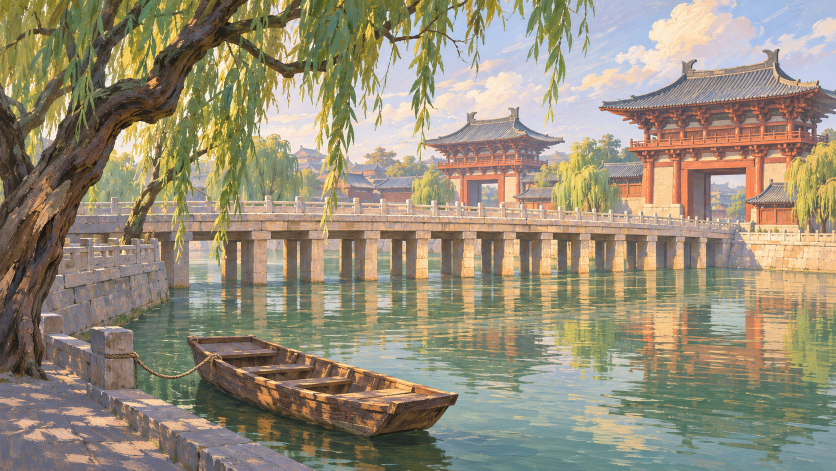
#> input picture refs/style/c2.png, 1672 x 941 px (shown at 1/2 size)
$ python colour.py ../../refs/style/c2.png
#> lines starting #> are read from the running program, lines starting #| are printed output that depends on the picture
#!/usr/bin/env python3
"""Colour balance of 州桥's water and willows against the target, region by region. Lead-owned.
Usage: python3 -I test/gates/colour.py <render.png> [<render.png> ...]
Prints the target first. It's a guide to where colour went wrong, and the eye still decides."""
import os, sys
import numpy as np
from PIL import Image

REGIONS = {
    'open water': (.35, .68, 1, .98),
    'under bridge': (.20, .62, 1, .76),
    'near willow': (.15, 0, .55, .45),
    'tower willow': (.84, .30, 1, .50),
}

def stats(path, box):
#> called with path = 'test/gates/../../refs/style/c2.png', box = (0.35, 0.68, 1, 0.98)
    image = Image.open(path).convert('RGB')
#> image is the input picture: PIL image 1672x941 RGB; mean R, G, B 151.1, 142.1, 121.3
    w, h = image.size
#> w = 1672; h = 941
    crop = image.crop((int(box[0] * w), int(box[1] * h), int(box[2] * w), int(box[3] * h))).resize((400, 160))
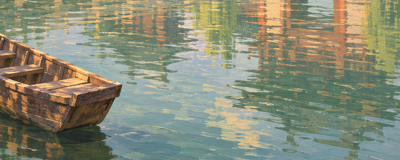
#> crop: PIL image 400x160 RGB; mean R, G, B 136.5, 139.7, 119.1
    a = np.asarray(crop).astype(float) / 255
    luma = a @ np.array([.2126, .7152, .0722])
    top, low = a.max(2), a.min(2)
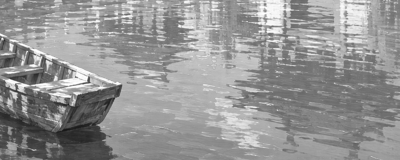
#> top: shape (160, 400) float64; min 0.0863, max 1, mean 0.584
    sat = (top - low) / np.maximum(top, 1e-4)
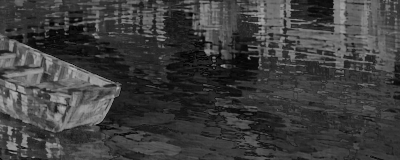
#> sat: shape (160, 400) float64; min 0, max 0.73, mean 0.246
    d = top - low + 1e-6
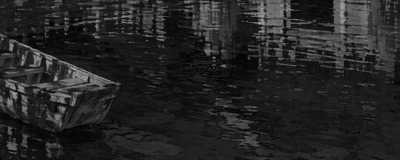
#> d: shape (160, 400) float64; min 1e-06, max 0.671, mean 0.144
    r, g, b = a[..., 0], a[..., 1], a[..., 2]
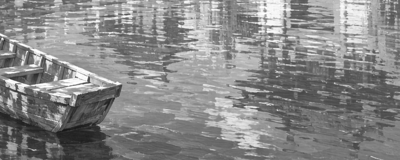
#> r: shape (160, 400) float64; min 0.0863, max 1, mean 0.535
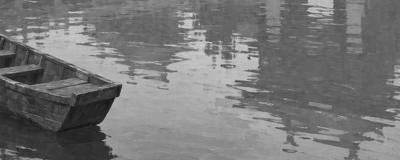
#> b: shape (160, 400) float64; min 0.0745, max 0.831, mean 0.467
    hue = np.where(top == r, ((g - b) / d) % 6, np.where(top == g, (b - r) / d + 2, (r - g) / d + 4)) * 60
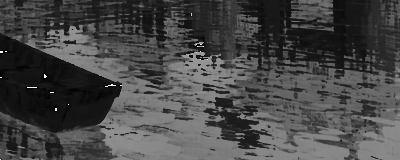
#> hue: shape (160, 400) float64; min 0, max 357.4, mean 100.5; drawn with min black and max white
    return (*np.percentile(luma, [5, 50, 95]), *np.percentile(sat, [50, 90]),
            ((hue < 65) & (sat > .18)).mean(), ((hue >= 65) & (hue < 150) & (sat > .18)).mean(), ((hue >= 150) & (hue < 200) & (sat > .12)).mean())

def main(paths):
    target = os.path.join(os.path.dirname(__file__), '..', '..', 'refs', 'style', 'c2.png')
    for name, box in REGIONS.items():
        print(f'{name:13s} {"luma p5":>8s} {"p50":>5s} {"p95":>5s} {"sat p50":>8s} {"p90":>5s} {"warm":>5s} {"green":>6s} {"teal":>5s}')
        for label, path in [('target', target)] + [(os.path.basename(p), p) for p in paths]:
            print(f'{label[:13]:13s} ' + '{:8.2f} {:5.2f} {:5.2f} {:8.2f} {:5.2f} {:5.2f} {:6.2f} {:5.2f}'.format(*stats(path, box)))

if __name__ == '__main__':
    if len(sys.argv) < 2:
        sys.exit(__doc__)
    main(sys.argv[1:])
